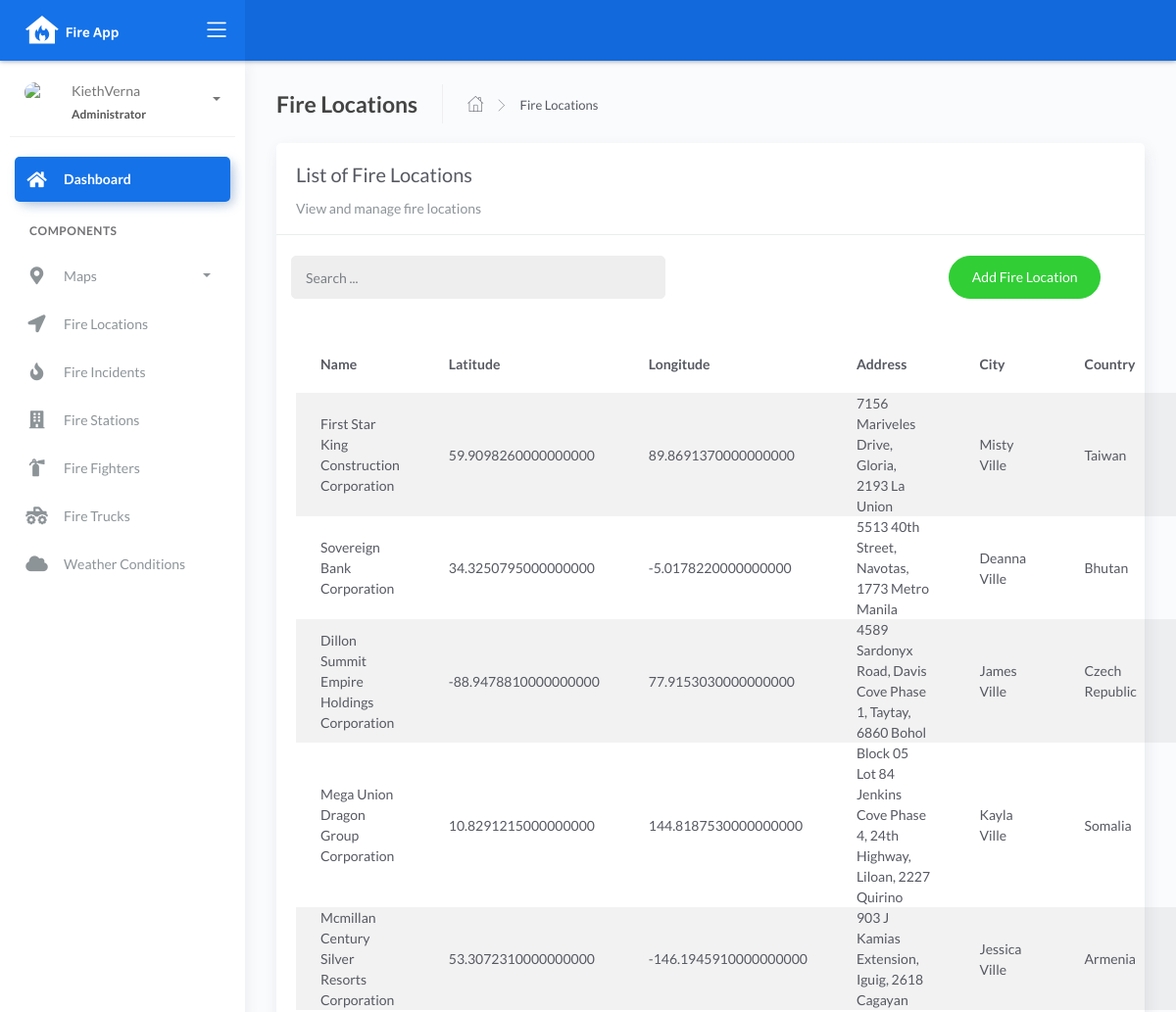
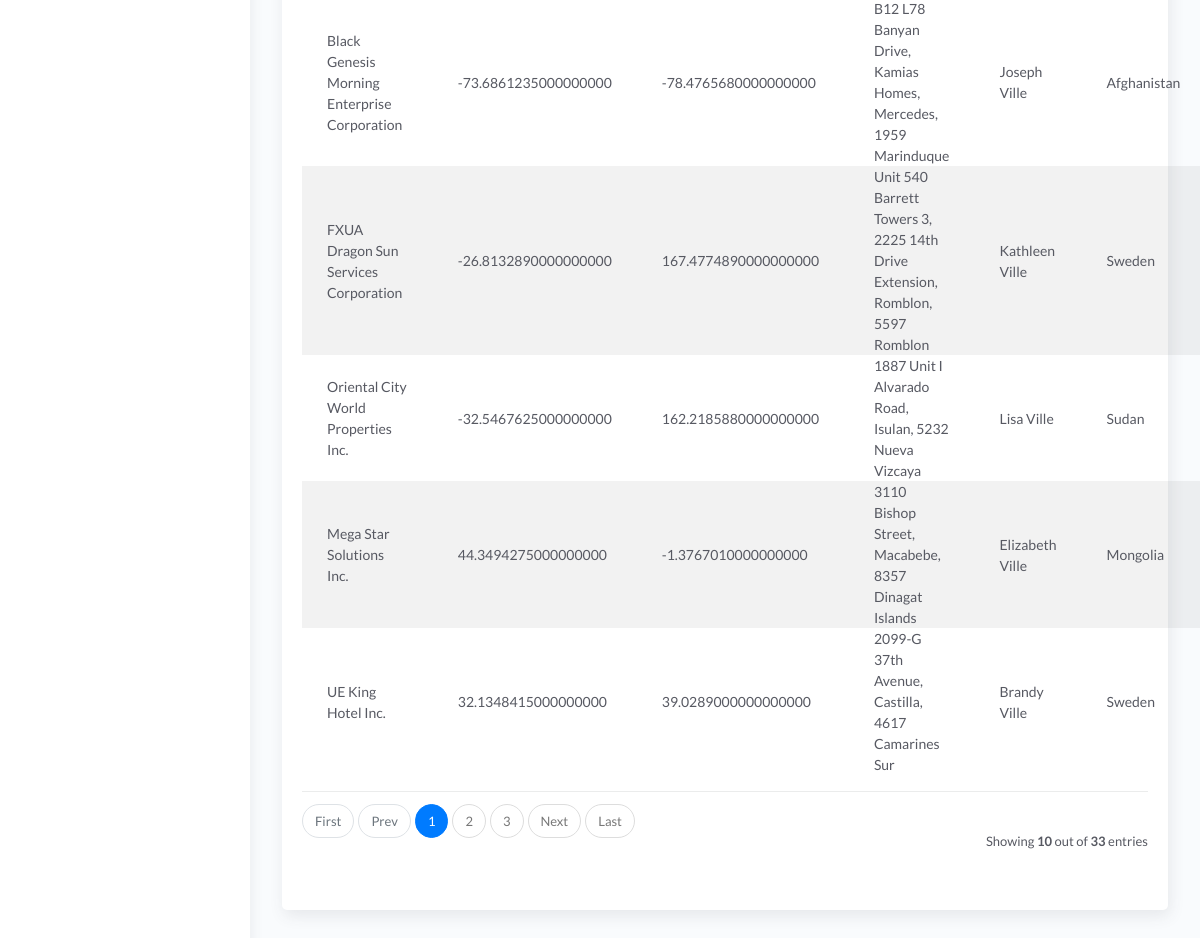
Page /locations_list on the committed database (2 pictures, top to bottom).
### fire/models.py (models this page shows, shortened)
class BaseModel(models.Model):
    created_at = models.DateTimeField(auto_now_add=True, db_index=True)
    updated_at = models.DateTimeField(auto_now=True)
    class Meta:
        abstract = True

class Locations(BaseModel):
    name = models.CharField(max_length=150)
    latitude = models.DecimalField(
        max_digits=22, decimal_places=16, null=True, blank=True)
    longitude = models.DecimalField(
        max_digits=22, decimal_places=16, null=True, blank=True)
    address = models.CharField(max_length=150)
    city = models.CharField(max_length=150)  # can be in separate table
    country = models.CharField(max_length=150)  # can be in separate table

### fire/views.py (the view)
# urls.py: path('locations_list', LocationsList.as_view(), name='locations-list'),
class LocationsList(ListView):
    model = Locations
    context_object_name = 'locations'
    template_name = "locations_list.html"
    paginate_by = 10
    def get_queryset(self, *args, **kwargs):
         qs = super(LocationsList, self).get_queryset(*args, **kwargs)
         if self.request.GET.get("q") != None:
             query = self.request.GET.get('q')
             qs = qs.filter(Q(name__icontains=query) |
                            Q(address__icontains=query) |
                            Q(city__icontains=query) |
                            Q(country__icontains=query))
         return qs

### templates/locations_list.html (shortened to what this page needs)
{% extends 'base.html' %} {% load static %} {% block content %}
<div class="content">
    <div class="page-inner">
        <div class="page-header">
            <h4 class="page-title">Fire Locations</h4>
            <ul class="breadcrumbs">
                <li class="nav-home">
                    <a href="{%url 'dashboard-chart' %}">
                    <i class="flaticon-home"></i>
                    </a>
                </li>
                <li class="separator">
                    <i class="flaticon-right-arrow"></i>
                </li>
                <li class="nav-item">
                    <a href="#">Fire Locations</a>
                </li>
            </ul>
        </div>
        <div class="row">
            <div class="col-md-12">
                <div class="card">
                    <div class="card-header">
                        <div class="card-title">List of Fire Locations</div>
                        <div class="card-category">View and manage fire locations</div>
                    </div>
                    <br>
                        <div class="col-md-12 row">
                            <div class="col-md-6">
                                <form class="navbar-left navbar-form nav-search mr-md-3" action="{% url 'locations-list' %}">
                                    <div class="input-group">
                                        <input type="text" placeholder="Search ..." class="form-control" name="q">
                                        <div class="input-group-append">
                                        <span class="input-group-text">
                                        </span>
                                        </div>
                                    </div>
                                </form>
                            </div>
                            <div class="col-md-6">
                                <div class="pull-right">
                                    <a href="{% url 'locations-add'%}" class="btn btn-success btn-rounded">Add Fire Location</a>
                                </div>
                            </div>
                        </div>
                    <div class="card-body">
                        <table class="table table-striped mt-3">
                            <thead>
                                <tr>
                                    <th scope="col">Name</th>
                                    <th scope="col">Latitude</th>
                                    <th scope="col">Longitude</th>
                                    <th scope="col">Address</th>
                                    <th scope="col">City</th>
                                    <th scope="col">Country</th>
                                </tr>
                            </thead>
                            <tbody>
                                {% for object in object_list %}
                                <tr>
                                    <td>{{ object.name }}</td>
                                    <td>{{ object.latitude }}</td>
                                    <td>{{ object.longitude }}</td>
                                    <td>{{ object.address }}</td>
                                    <td>{{ object.city }}</td>
                                    <td>{{ object.country }}</td>
                                </tr>
                                {% empty %}
                                <tr>
                                    <td colspan="4" style="text-align: center">
                                    <p class="text-sm font-weight-bold mb-0">No Records Found</p>
                                    </td>
                                </tr>
                                {% endfor %}
                            </tbody>
                        </table>
                        {% include 'includes/pagination.html' %}
                    </div>
                </div>
            </div>
        </div>
    </div>
</div>
{% endblock %}

### rows in the picture
Locations: name "First Star King Construction Corporation", latitude "59.9098260000000000", longitude "89.8691370000000000", address "7156 Mariveles Drive, Gloria, 2193 La Union", city "Misty Ville", country "Taiwan"
Locations: name "Sovereign Bank Corporation", latitude "34.3250795000000000", longitude "-5.0178220000000000", address "5513 40th Street, Navotas, 1773 Metro Manila", city "Deanna Ville", country "Bhutan"
Locations: name "Dillon Summit Empire Holdings Corporation", latitude "-88.9478810000000000", longitude "77.9153030000000000", address "4589 Sardonyx Road, Davis Cove Phase 1, Taytay, 6860 Bohol", city "James Ville", country "Czech Republic"
Locations: name "Mega Union Dragon Group Corporation", latitude "10.8291215000000000", longitude "144.8187530000000000", address "Block 05 Lot 84 Jenkins Cove Phase 4, 24th Highway, Liloan, 2227 Quirino", city "Kayla Ville", country "Somalia"
Locations: name "Mcmillan Century Silver Resorts Corporation", latitude "53.3072310000000000", longitude "-146.1945910000000000", address "903 J Kamias Extension, Iguig, 2618 Cagayan", city "Jessica Ville", country "Armenia"
Locations: name "Black Genesis Morning Enterprise Corporation", latitude "-73.6861235000000000", longitude "-78.4765680000000000", address "B12 L78 Banyan Drive, Kamias Homes, Mercedes, 1959 Marinduque", city "Joseph Ville", country "Afghanistan"
Locations: name "FXUA Dragon Sun Services Corporation", latitude "-26.8132890000000000", longitude "167.4774890000000000", address "Unit 540 Barrett Towers 3, 2225 14th Drive Extension, Romblon, 5597 Romblon", city "Kathleen Ville", country "Sweden"
Locations: name "Oriental City World Properties Inc.", latitude "-32.5467625000000000", longitude "162.2185880000000000", address "1887 Unit I Alvarado Road, Isulan, 5232 Nueva Vizcaya", city "Lisa Ville", country "Sudan"
Locations: name "Mega Star Solutions Inc.", latitude "44.3494275000000000", longitude "-1.3767010000000000", address "3110 Bishop Street, Macabebe, 8357 Dinagat Islands", city "Elizabeth Ville", country "Mongolia"
Locations: name "UE King Hotel Inc.", latitude "32.1348415000000000", longitude "39.0289000000000000", address "2099-G 37th Avenue, Castilla, 4617 Camarines Sur", city "Brandy Ville", country "Sweden"

### other values in the picture
{{ page_num }} "1"
{{ page_num }} "2" "3"
{{ object_list.count }} "10"
{{ paginator.count }} "33"
